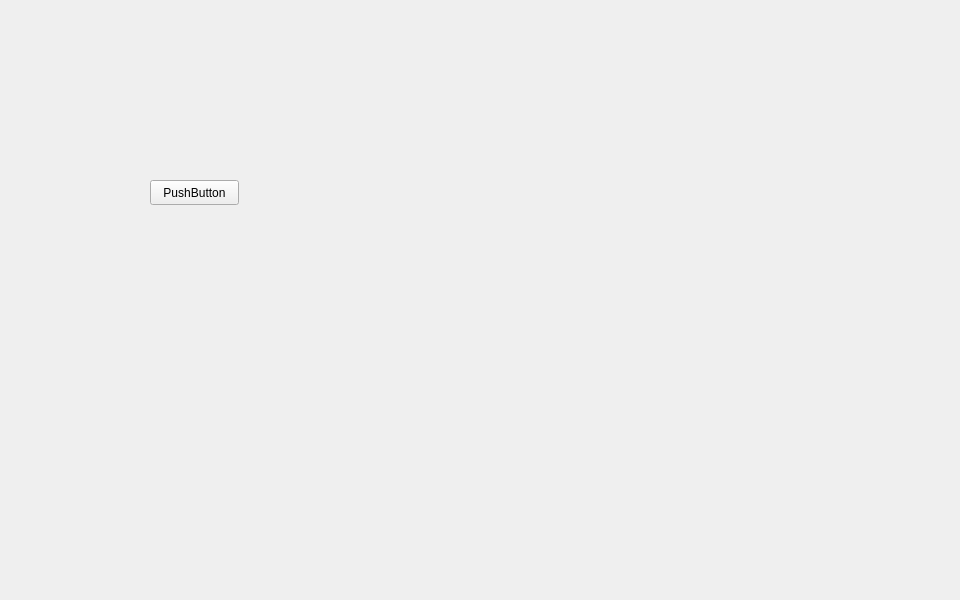
<?xml version="1.0" encoding="UTF-8"?>
<ui version="4.0">
 <class>EndEffector</class>
 <widget class="QWidget" name="EndEffector">
  <property name="geometry">
   <rect>
    <x>0</x>
    <y>0</y>
    <width>960</width>
    <height>600</height>
   </rect>
  </property>
  <property name="windowTitle">
   <string>Form</string>
  </property>
  <widget class="QPushButton" name="pushButton">
   <property name="geometry">
    <rect>
     <x>150</x>
     <y>180</y>
     <width>89</width>
     <height>25</height>
    </rect>
   </property>
   <property name="text">
    <string>PushButton</string>
   </property>
  </widget>
 </widget>
 <resources/>
 <connections/>
</ui>
